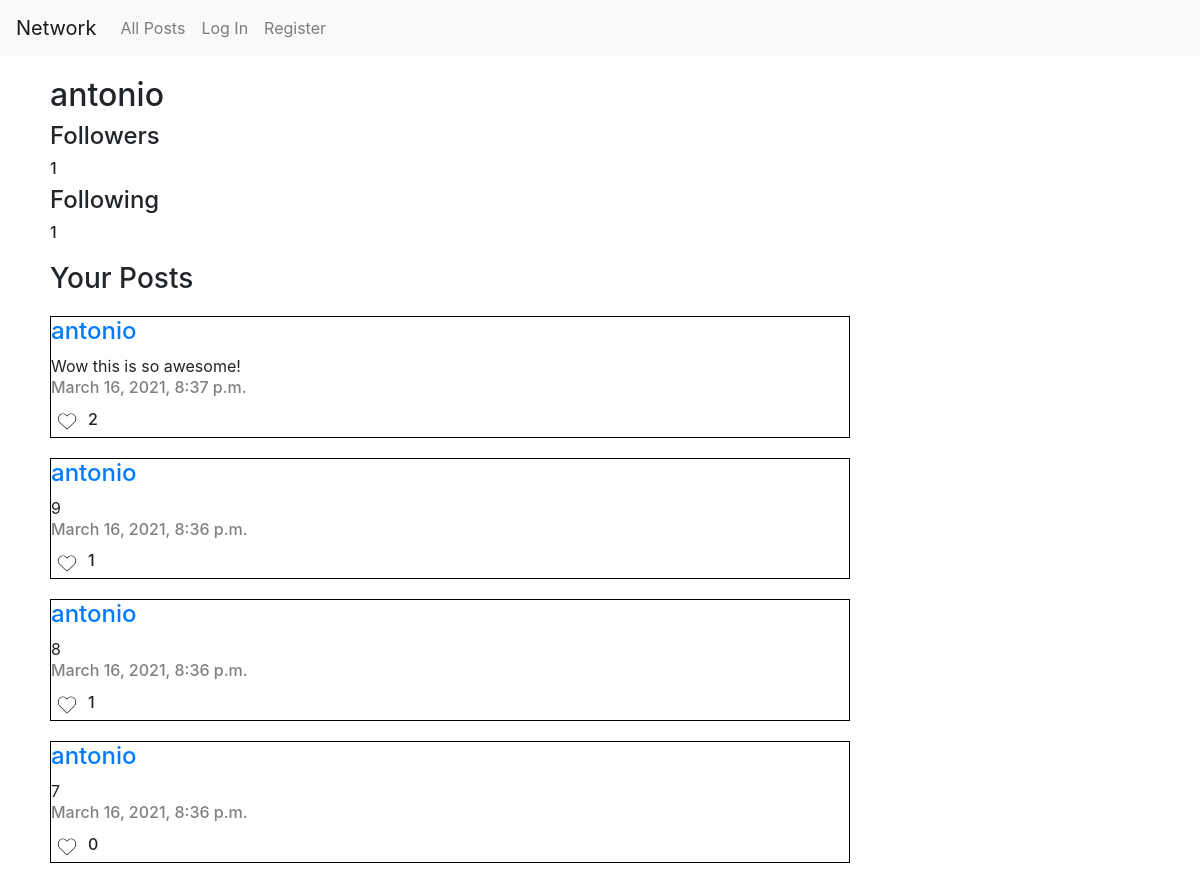
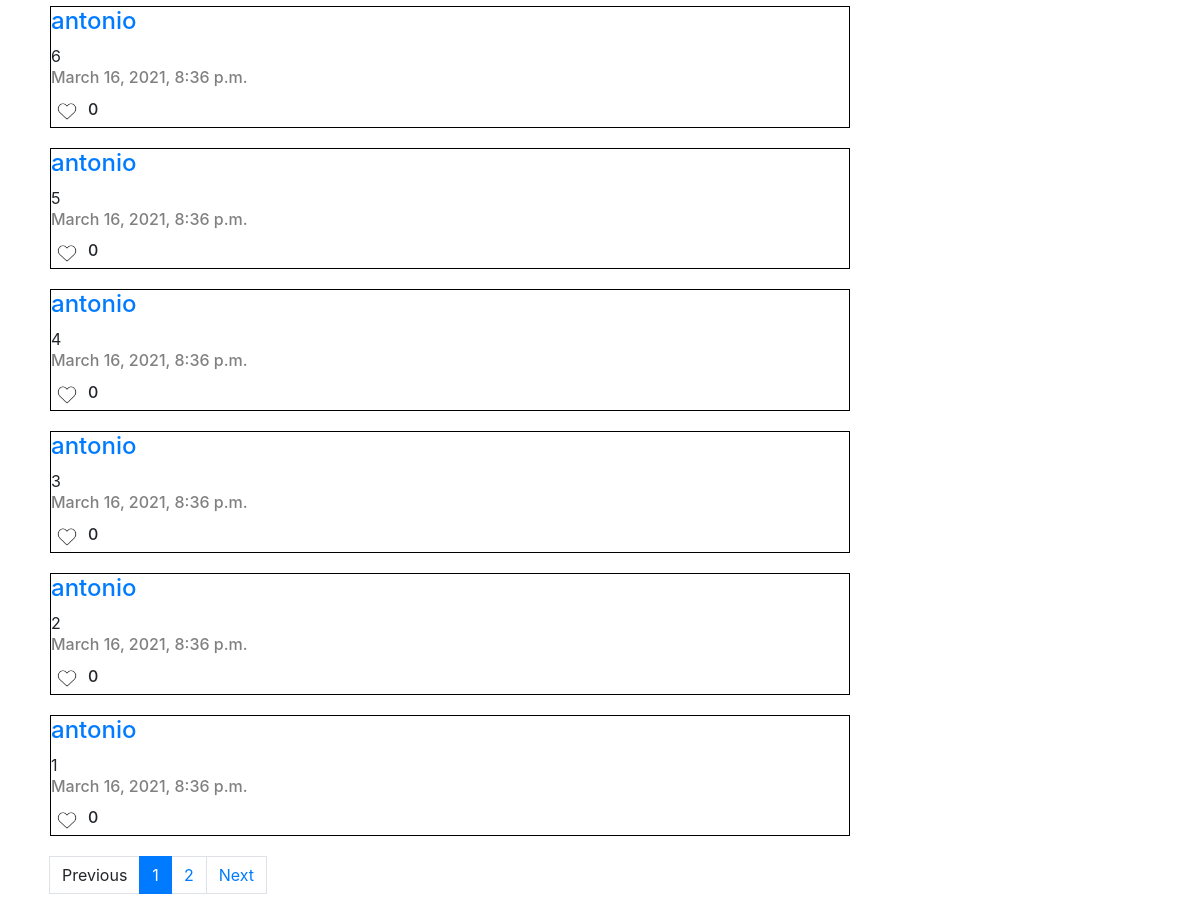
Page /profile/antonio on the committed database (2 pictures, top to bottom).
### network/models.py (models this page shows, shortened)
class User(AbstractUser):
    pass

class Post(models.Model):
    user_id = models.ForeignKey(User, on_delete=models.CASCADE)
    post_content = models.TextField(max_length=200)
    post_time = models.DateTimeField(auto_now=True)

### network/views.py (the view)
# urls.py: path("profile/<str:username>", views.profile_view, name="profile"),
def profile_view(request, username):
    if request.method == "POST":
        if not request.user.is_authenticated:
            return HttpResponseRedirect(reverse("register"))
        if "UnFollow" in request.POST:
            follow_initiator_id = User.objects.get(username=request.user)
            print(follow_initiator_id)
            follow_reciever_id = User.objects.get(username=username)
            print(follow_reciever_id)
            Follower.objects.get(follow_initiator=follow_initiator_id, follow_reciever=follow_reciever_id).delete()
            return HttpResponseRedirect(reverse("profile", args=(username,)))
        if "Follow" in request.POST:
            follow_initiator_id = User.objects.get(username=request.user)
            print(follow_initiator_id)
            follow_reciever_id = User.objects.get(username=username)
            print(follow_reciever_id)
            Follower.objects.create(follow_initiator=follow_initiator_id, follow_reciever=follow_reciever_id)
            return HttpResponseRedirect(reverse("profile", args=(username,)))
        else:
            content = request.POST["content"]
            print(content)
            Post.objects.create(post_content=content, user_id=request.user)
            return HttpResponseRedirect(reverse("profile", args=(username,)))
    else:
        if request.user.is_authenticated:
            user = request.user
            userstring = str(request.user)
            whos_page = username
            page_id = User.objects.get(username=whos_page).id
            posts_list = Post.objects.filter(user_id=page_id).order_by('-post_time')
            paginator = Paginator(posts_list, 10)
            try:
                page = request.GET.get('page', '1')
            except:
                page = 1
            try:
                posts = paginator.page(page)
            except:
                posts = paginator.page(paginator.num_pages)
            likes_dict = {}
            if not posts:
                return render(request, "network/profile.html", {
                "username":username,
            })
            for post in posts:
                likes = Like.objects.filter(post_id=post.id).count()
                likes_minus = int(Like.objects.filter(post_id=post.id).count()) -1
                if likes_minus <= 0:
                    likes_minus = 0
                likes_plus = int(Like.objects.filter(post_id=post.id).count()) +1
                likers = Like.objects.filter(post_id=post.id)
                likers_list = []
                for liker in likers:
                    likers_list.append(liker.liker_id)
                post_id = post.id
                likes_dict[post_id] = (likes, likers_list, likes_minus, likes_plus)
            followers = Follower.objects.filter(follow_reciever = page_id)
            follow_list = []
            for follower in followers:
                follow_list.append(follower.follow_initiator)
            follower_count = Follower.objects.filter(follow_reciever = page_id).count
            following_count = Follower.objects.filter(follow_initiator = page_id).count
            return render(request, "network/profile.html",{
                "whos_page":whos_page,
                "likes":likes,
                "likes_dict":likes_dict,
                "user":user,
                "userstring":userstring,
                "username":user,
                "posts":posts,
                "following_count":following_count,
                "follower_count":follower_count,
                "follow_list":follow_list
            })
        else:
            whos_page = username
            page_id = User.objects.get(username=whos_page).id
            posts_list = Post.objects.filter(user_id=page_id).order_by('-post_time')
            paginator = Paginator(posts_list, 10)
            try:
                page = request.GET.get('page', '1')
            except:
                page = 1
            try:
                posts = paginator.page(page)
            except:
                posts = paginator.page(paginator.num_pages)
            likes_dict = {}
            for post in posts:
                likes = int(Like.objects.filter(post_id=post.id).count())
                likes_minus = int(Like.objects.filter(post_id=post.id).count()) -1
                if likes_minus <= 0:
                    likes_minus = 0
                likes_plus = int(Like.objects.filter(post_id=post.id).count()) +1
                likers = Like.objects.filter(post_id=post.id)
                likers_list = []
                for liker in likers:
                    likers_list.append(liker.liker_id)
                post_id = post.id
                likes_dict[post_id] = (likes, likers_list, likes_minus, likes_plus)
            followers = Follower.objects.filter(follow_reciever = page_id)
            print(followers)
            follower_count = Follower.objects.filter(follow_reciever = page_id).count
            following_count = Follower.objects.filter(follow_initiator = page_id).count
            return render(request, "network/profile.html",{
                "whos_page":whos_page,
                "posts":posts,
                "following_count":following_count,
                "follower_count":follower_count,
                "followers":followers,
                "likes":likes,
                "likes_dict":likes_dict
            })

### network/templates/network/profile.html (shortened to what this page needs)
{% extends "network/layout.html" %}
{% block body %}
<div id="user_items">
    <h2>{{whos_page}}</h2>
    <h4>Followers</h4>
    <h6>{{follower_count}}</h6>
    <h4>Following</h4>
    <h6>{{following_count}}</h6>
</div>
    <h3 style="margin-top: 20px; margin-left: 50px; max-width: 800px;">Your Posts</h3>
{% for post in posts %}
    <div class="flex-container" style="border: 1px solid black; text-align: left; margin-top: 20px; margin-left: 50px; max-width: 800px;">
        <div>
            <a href="/profile/{{ post.user_id }}"><h4 id="post_creator">{{ post.user_id }}</h4></a>
            <div id=content{{post.id}}>
                {{ post.post_content }}
            </div>
            <h6 style="color: gray;">{{ post.post_time }}</h6>
        </div>
        {% for key, value in likes_dict.items %}
            {% if key == post.id and request.user in value.1 %}
                <div id="like-view{{ post.id }}">
                    <button type="submit" data-postid="{{ post.id }}" class="remove_like" id="remove_like{{ post.id }}" style="background-color: white; border: none;"><span style="display: inline-block;"><img src="/static/network/media/likeheartfull.png" style="max-width: 20px;"></span></button><span style="display: inline-block;"><h6>{{ value.0 }}</h6></span>
                </div>
                <div style="display: none;" id="no-like-view{{ post.id }}">
                    <button type="submit" data-postid="{{ post.id }}" class="add_like" id="add_like{{ post.id }}" style="background-color: white; border: none;"><span style="display: inline-block;"><img src=/static/network/media/likeheart.png alt="Heart-Shaped Like Button" style="max-width: 30px; margin-left: -5px; margin-bottom: 3px; margin-top: 6px; "/></span></button><span style="display: inline-block;"><h6>{{ value.2 }}</h6></span>
                </div>
            {% elif key == post.id and request.user not in value.1 %}
                <div id="no-like-view{{ post.id }}">
                    <button type="submit" data-postid="{{ post.id }}" class="add_like" id="add_like{{ post.id }}" style="background-color: white; border: none;"><span style="display: inline-block;"><img src=/static/network/media/likeheart.png alt="Heart-Shaped Like Button" style="max-width: 30px; margin-left: -5px; margin-bottom: 3px; margin-top: 6px; "/></span></button><span style="display: inline-block;"><h6>{{ value.0 }}</h6></span>
                </div>
            {% endif %}
        {% endfor %}
    </div>
    {% endfor %}
    <div style="margin-top: 20px; margin-left: 50px;" class="pagination">
        <nav aria-label="Page navigation example">
            <ul class="pagination">
                    {% if posts.has_previous %}
                        <li class="page-item>"><a class="page-link" href="?page={{ posts.previous_page_number }}">Previous</a></li>
                    {% else %}
                        <li class="page-item>"><a class="page-link" aria-disabled="true">Previous</a></li>
                    {% endif %}
                    {% for pg in posts.paginator.page_range %}
                        {% if posts.number == pg %}
                        <li class="page-item active" aria-current="page"><a class="page-link" href="?page={{ pg }}">{{ pg}}</a></li>
                        {% else %}
                            <li class="page-item"><a class="page-link" href="?page={{ pg}}">{{ pg }}</a></li>
                        {% endif %}
                    {% endfor %}
                    {% if posts.has_next %}
                    <li class="page-item>"><a class="page-link" href="?page={{ posts.next_page_number }}">Next</a></li>
                    {% else %}
                    <li class="page-item>"><a class="page-link">Next</a></li>
                    {% endif %}
            </ul>
        </nav>
    </div>
{% endblock %}

### network/static/network/styles.css (style rules this page uses)
#user_items { margin-top: 20px; margin-left: 50px; }

### rows in the picture
User: username "antonio"
Post: user_id "antonio", post_content "Wow this is so awesome!", post_time "March 16, 2021, 8:37 p.m.", value "2"
Post: user_id "antonio", post_content "9", post_time "March 16, 2021, 8:36 p.m.", value "1"
Post: user_id "antonio", post_content "8", post_time "March 16, 2021, 8:36 p.m.", value "1"
Post: user_id "antonio", post_content "7", post_time "March 16, 2021, 8:36 p.m.", value "0"
Post: user_id "antonio", post_content "6", post_time "March 16, 2021, 8:36 p.m.", value "0"
Post: user_id "antonio", post_content "5", post_time "March 16, 2021, 8:36 p.m.", value "0"
Post: user_id "antonio", post_content "4", post_time "March 16, 2021, 8:36 p.m.", value "0"
Post: user_id "antonio", post_content "3", post_time "March 16, 2021, 8:36 p.m.", value "0"
Post: user_id "antonio", post_content "2", post_time "March 16, 2021, 8:36 p.m.", value "0"
Post: user_id "antonio", post_content "1", post_time "March 16, 2021, 8:36 p.m.", value "0"

### other values in the picture
{{ follower_count }} "1"
{{ following_count }} "1"
{{ pg }} "1"
{{ pg }} "2"
